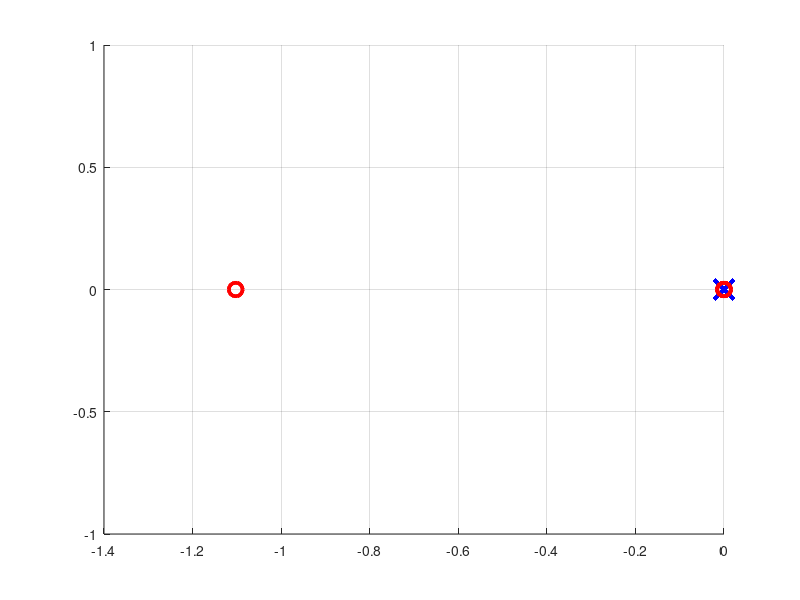

The MATLAB script that drew this image: (Note: this script raises an error after producing the figure.)
%% ================================================
%  1.8, 1.9, 1.10, 1.11
%% ================================================
clear; clc; close all;

%% ---- PARAMETERS ----
m   = 0.027;
g   = 9.81;
Ixx = 1.4730e-5;
Iyy = 1.4797e-5;
Izz = 2.8476e-5;
rho = 1.225;
Cd  = 0.3;
S   = 0.0081;
kd  = 0.5*rho*Cd*S;
ve  = 10;

Z  = zeros(3,3);
I3 = eye(3);

%% ================================================
%% 1.8 — EIGENVALUES
%% ================================================

%% ---- OP.1: HOVER ----
grav_hover = [0, -g,  0;
              g,  0,  0;
              0,  0,  0];

A_hover = [Z,  I3,         Z,          Z;
           Z,  Z,          grav_hover, Z;
           Z,  Z,          Z,          I3;
           Z,  Z,          Z,          Z];

eig_hover = eig(A_hover);

%% ---- OP.2: FORWARD FLIGHT ----
theta_e = atan((kd*ve^2)/(m*g));
ct = cos(theta_e);
st = sin(theta_e);

fprintf('Forward flight equilibrium:\n');
fprintf('  theta_e = %.4f rad = %.2f deg\n', theta_e, rad2deg(theta_e));
fprintf('  T_e     = %.4f N\n', sqrt((kd*ve^2)^2 + (m*g)^2));

% R(lambda_e) — pure pitch
R_e = [ct,  0,  st;
        0,  1,   0;
      -st,  0,  ct];

% dR/dlambda * ve
dRdtheta_mat = [-st,  0,  ct;
                  0,  0,   0;
                -ct,  0, -st];
v_e = [ve; 0; 0];
dRdlambda_ve = [zeros(3,1), dRdtheta_mat*v_e, zeros(3,1)];

% gravity in ENU
gI = [0; 0; -g];

% 1/m * dR^T/dlambda * gI
dRTdphi = [0,            0,           0;
           0,            0,  cos(theta_e);
           0, -cos(theta_e),           0];

dRTdtheta = [-st,  0, -ct;
               0,  0,   0;
              ct,  0, -st];

dRTdpsi = [0, -1,  0;
           1,  0,  0;
           0,  0,  0];

grav_fwd = (1/m) * [dRTdphi*gI, dRTdtheta*gI, dRTdpsi*gI];

% -S(ve)
mSve = [0,    0,    0;
        0,    0,   ve;
        0,  -ve,    0];

% drag linearization
drag = -(2*kd*ve/m)*I3;

% Q(lambda_e)
Q_e = [1,  0,  st;
       0,  1,   0;
       0,  0,  ct];

A_fwd = [Z,  R_e,   dRdlambda_ve,  Z;
         Z,  drag,  grav_fwd,      mSve;
         Z,  Z,     Z,             Q_e;
         Z,  Z,     Z,             Z];

eig_fwd = eig(A_fwd);

%% ---- EIGENVALUE PLOT ----
figure('Name','1.8 — Eigenvalues');
hold on; grid on;
plot(real(eig_hover), imag(eig_hover), 'bx', ...
    'MarkerSize', 14, 'LineWidth', 2.5, ...
    'DisplayName', 'OP.1 Hover');
plot(real(eig_fwd), imag(eig_fwd), 'ro', ...
    'MarkerSize', 10, 'LineWidth', 2.5, ...
    'DisplayName', 'OP.2 Forward Flight');
xline(0, '--k', 'LineWidth', 1.2);
yline(0, '--k', 'LineWidth', 1.2);
xlabel('Real part', 'FontSize', 13);
ylabel('Imaginary part', 'FontSize', 13);
title('1.8 — Eigenvalues: OP.1 Hover vs OP.2 Forward Flight', 'FontSize', 14);
legend('Location', 'best', 'FontSize', 12);
axis tight;

fprintf('\n--- OP.1 Hover eigenvalues ---\n');      disp(eig_hover);
fprintf('\n--- OP.2 Forward Flight eigenvalues ---\n'); disp(eig_fwd);






%% ================================================
%% 1.9 — CONTROLLABILITY, OBSERVABILITY, STABILITY
%% ================================================

% B matrix (same for both OPs)
B = [zeros(3,1),    zeros(3,3);
     (1/m)*[0;0;1], zeros(3,3);
     zeros(3,1),    zeros(3,3);
     zeros(3,1),    diag([1/Ixx, 1/Iyy, 1/Izz])];

% Output matrix — full state
Cmat = eye(12);

fprintf('\n================================================\n');
fprintf('1.9 — CONTROLLABILITY, OBSERVABILITY, STABILITY\n');
fprintf('================================================\n');

for op = 1:2
    if op == 1
        A_op = A_hover;
        ev   = eig_hover;
        name = 'OP.1 HOVER';
    else
        A_op = A_fwd;
        ev   = eig_fwd;
        name = 'OP.2 FORWARD FLIGHT';
    end

    fprintf('\n--- %s ---\n', name);

    % Controllability
    Mc      = ctrb(A_op, B);
    rk_Mc   = rank(Mc);
    fprintf('Controllability rank: %d / 12 --> %s\n', rk_Mc, ...
        ternary(rk_Mc==12, 'CONTROLLABLE', 'NOT controllable'));

    % Observability
    Mo      = obsv(A_op, Cmat);
    rk_Mo   = rank(Mo);
    fprintf('Observability rank:   %d / 12 --> %s\n', rk_Mo, ...
        ternary(rk_Mo==12, 'OBSERVABLE', 'NOT observable'));

    % Stability
    max_re = max(real(ev));
    if max_re < -1e-10
        stab = 'EXPONENTIALLY STABLE';
    elseif max_re <= 1e-10
        [V, ~] = eig(A_op);
        if rank(V) < 12
            stab = 'MARGINALLY UNSTABLE';
        else
            stab = 'MARGINALLY STABLE';
        end
    else
        stab = 'UNSTABLE (positive real eigenvalue)';
    end
    fprintf('Max Re(lambda): %.4f --> %s\n', max_re, stab);
end






%% ================================================
%% 1.10 — TRANSFER FUNCTIONS
%% ================================================

fprintf('\n================================================\n');
fprintf('1.10 — TRANSFER FUNCTIONS\n');
fprintf('================================================\n');

% Inner loops
G_nx_phi   = tf(1, [Ixx 0 0]);
G_ny_theta = tf(1, [Iyy 0 0]);
G_nz_psi   = tf(1, [Izz 0 0]);

% Outer loops
G_phi_py   = tf(g,  [1 0 0]);
G_theta_px = tf(-g, [1 0 0]);
G_T_pz     = tf(1,  [m 0 0]);

fprintf('\nG_nx_phi   = phi(s)/nx(s):\n');    zpk(G_nx_phi)
fprintf('G_ny_theta = theta(s)/ny(s):\n');    zpk(G_ny_theta)
fprintf('G_nz_psi   = psi(s)/nz(s):\n');      zpk(G_nz_psi)
fprintf('G_phi_py   = py(s)/phi(s):\n');      zpk(G_phi_py)
fprintf('G_theta_px = px(s)/theta(s):\n');    zpk(G_theta_px)
fprintf('G_T_pz     = pz(s)/T(s):\n');        zpk(G_T_pz)

% Bode plots
figure('Name','1.10 — Bode Plots');
subplot(3,2,1); bode(G_nx_phi);   title('G_{n_x,\phi}(s)');   grid on;
subplot(3,2,2); bode(G_phi_py);   title('G_{\phi,p_y}(s)');   grid on;
subplot(3,2,3); bode(G_ny_theta); title('G_{n_y,\theta}(s)'); grid on;
subplot(3,2,4); bode(G_theta_px); title('G_{\theta,p_x}(s)'); grid on;
subplot(3,2,5); bode(G_nz_psi);   title('G_{n_z,\psi}(s)');   grid on;
subplot(3,2,6); bode(G_T_pz);     title('G_{T,p_z}(s)');      grid on;
sgtitle('1.10 — Bode Plots: Inner and Outer Transfer Functions');





%% ================================================
%% 1.11 — ROOT LOCUS / CLOSED-LOOP STABILITY
%% ================================================

figure('Name','1.11 — Root Locus');

subplot(1,2,1);
rlocus(G_T_pz);
title('Root Locus — G_{T,p_z}(s) = 1/(ms^2)', 'FontSize', 12);
xline(0, '--k', 'LineWidth', 1);
grid on;

subplot(1,2,2);
rlocus(G_phi_py);
title('Root Locus — G_{\phi,p_y}(s) = g/s^2', 'FontSize', 12);
xline(0, '--k', 'LineWidth', 1);
grid on;


%% ================================================
%% HELPER FUNCTION
%% ================================================
function out = ternary(cond, a, b)
    if cond; out = a; else; out = b; end
end
